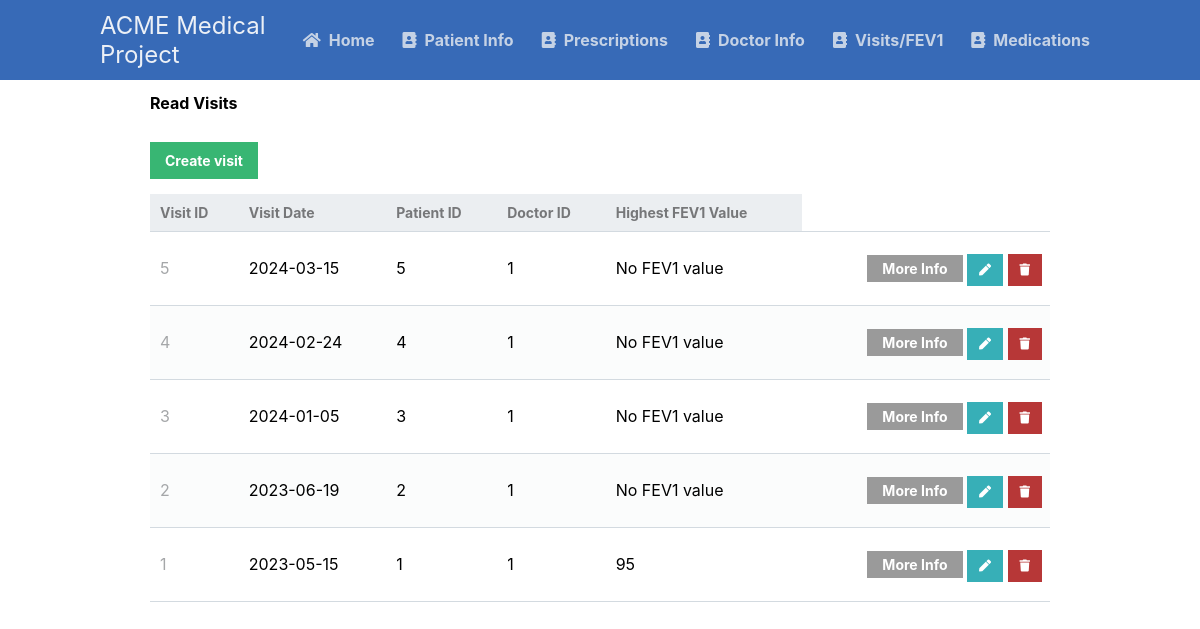
The page /scripts/visit_table/visitRead.php on the database its author committed.
### tables this page shows
CREATE TABLE visits
(visit_id INT AUTO_INCREMENT NOT NULL,
visit_date DATE NOT NULL,
patient_id INT NOT NULL,
doctor_id INT NOT NULL,
PRIMARY KEY (visit_id),
FOREIGN KEY (patient_id) REFERENCES patients (patient_id) ON DELETE CASCADE,
FOREIGN KEY (doctor_id) REFERENCES doctors (doctor_id) ON DELETE CASCADE);

### scripts/visit_table/visitRead.php (the view, shortened to what this page needs)
<?php
@include_once (APP_ROOT.APP_FOLDER_NAME . '/scripts/functions.php');
$pdo = pdo_connect_mysql();
$page = isset($_GET['page']) && is_numeric($_GET['page']) ? (int)$_GET['page'] : 1;
$records_per_page = 5;
$stmt = $pdo->prepare('SELECT * FROM visits ORDER BY visit_date DESC LIMIT :current_page, :record_per_page');
$stmt->bindValue(':current_page', ($page-1)*$records_per_page, PDO::PARAM_INT);
$stmt->bindValue(':record_per_page', $records_per_page, PDO::PARAM_INT);
$stmt->execute();
$visits = $stmt->fetchAll(PDO::FETCH_ASSOC);
?>
<?=template_header('Read')?>
<div class="content read">
	<h2>Read Visits</h2>
	<a href="visitCreate.php" class="create-contact">Create visit</a>
	<table>
        <thead>
            <tr>
                <td>Visit ID</td>
                <td>Visit Date</td>
                <td>Patient ID</td>
                <td>Doctor ID</td>
                <td>Highest FEV1 Value</td>
            </tr>
        </thead>
        <tbody>
            <?php foreach ($visits as $visit): ?>
            <?php
            $stmt = $pdo->prepare('SELECT MAX(fev1_value) AS max_fev1 FROM fev1_results WHERE visit_id = ?');
            $stmt->execute([$visit['visit_id']]);
            $max_fev1 = $stmt->fetch(PDO::FETCH_ASSOC);
            ?>
            <tr>
                <td><?=$visit['visit_id']?></td>
                <td><?=$visit['visit_date']?></td>
                <td><?=$visit['patient_id']?></td>
                <td><?=$visit['doctor_id']?></td>
                <td><?=($max_fev1['max_fev1'] !== null) ? $max_fev1['max_fev1'] : "No FEV1 value"?></td>
                <td class="actions">
                    <a href="visitMoreInfo.php?visit_id=<?=$visit['visit_id']?>" id="moreinfo">More Info</a>
                    <a href="visitUpdate.php?visit_id=<?=$visit['visit_id']?>" class="edit"><i class="fas fa-pen fa-xs"></i></a>
                    <a href="visitDelete.php?visit_id=<?=$visit['visit_id']?>" class="trash"><i class="fas fa-trash fa-xs"></i></a>
                </td>
            </tr>
            <?php endforeach; ?>
        </tbody>
    </table>
</div>
<?=template_footer()?>

### styles/style.css (style rules this page uses)
* { box-sizing: border-box; font-family: -apple-system, BlinkMacSystemFont, "segoe ui", roboto, oxygen, ubuntu, cantarell, "fira sans", "droid sans", "helvetica neue", Arial, sans-serif; font-size: 16px; -webkit-font-smoothing: antialiased; -moz-osx-font-smoothing: grayscale; }
body { background-color: #FFFFFF; margin: 0; }
.content { width: 75%; margin: 0 auto; }
.read .create-contact { display: inline-block; text-decoration: none; background-color: #38b673; font-weight: bold; font-size: 14px; color: #FFFFFF; padding: 10px 15px; margin: 15px 0; }
.read table { width: 100%; padding-top: 30px; border-collapse: collapse; }
.read table thead { background-color: #ebeef1; border-bottom: 1px solid #d3dae0; }
.read table thead td { padding: 10px; font-weight: bold; color: #767779; font-size: 14px; }
.read table tbody tr { border-bottom: 1px solid #d3dae0; }
.read table tbody tr:nth-child(even) { background-color: #fbfcfc; }
.read table tbody tr td { padding: 10px; }
.read table tbody tr td:nth-child(1) { color: #a5a7a9; }
.read table tbody tr td.actions { padding: 8px; text-align: right; }
.read table tbody tr td.actions .edit, .read table tbody tr td.actions .trash { display: inline-flex; text-align: right; text-decoration: none; color: #FFFFFF; padding: 10px 12px; }
#moreinfo { display: inline-block; text-decoration: none; background-color: #9a9a9a; font-weight: bold; font-size: 14px; color: #FFFFFF; padding: 5px 15px; margin: 15px 0; }
.read table tbody tr td.actions .trash { background-color: #b73737; }
.read table tbody tr td.actions .edit { background-color: #37afb7; }

### rows shown on the page
visits: visit_id "5", visit_date "2024-03-15", patient "5", doctor "1", shows "No FEV1 value"
visits: visit_id "4", visit_date "2024-02-24", patient "4", doctor "1", shows "No FEV1 value"
visits: visit_id "3", visit_date "2024-01-05", patient "3", doctor "1", shows "No FEV1 value"
visits: visit_id "2", visit_date "2023-06-19", patient "2", doctor "1", shows "No FEV1 value"
visits: visit_id "1", visit_date "2023-05-15", patient "1", doctor "1", max_fev1 "95"
